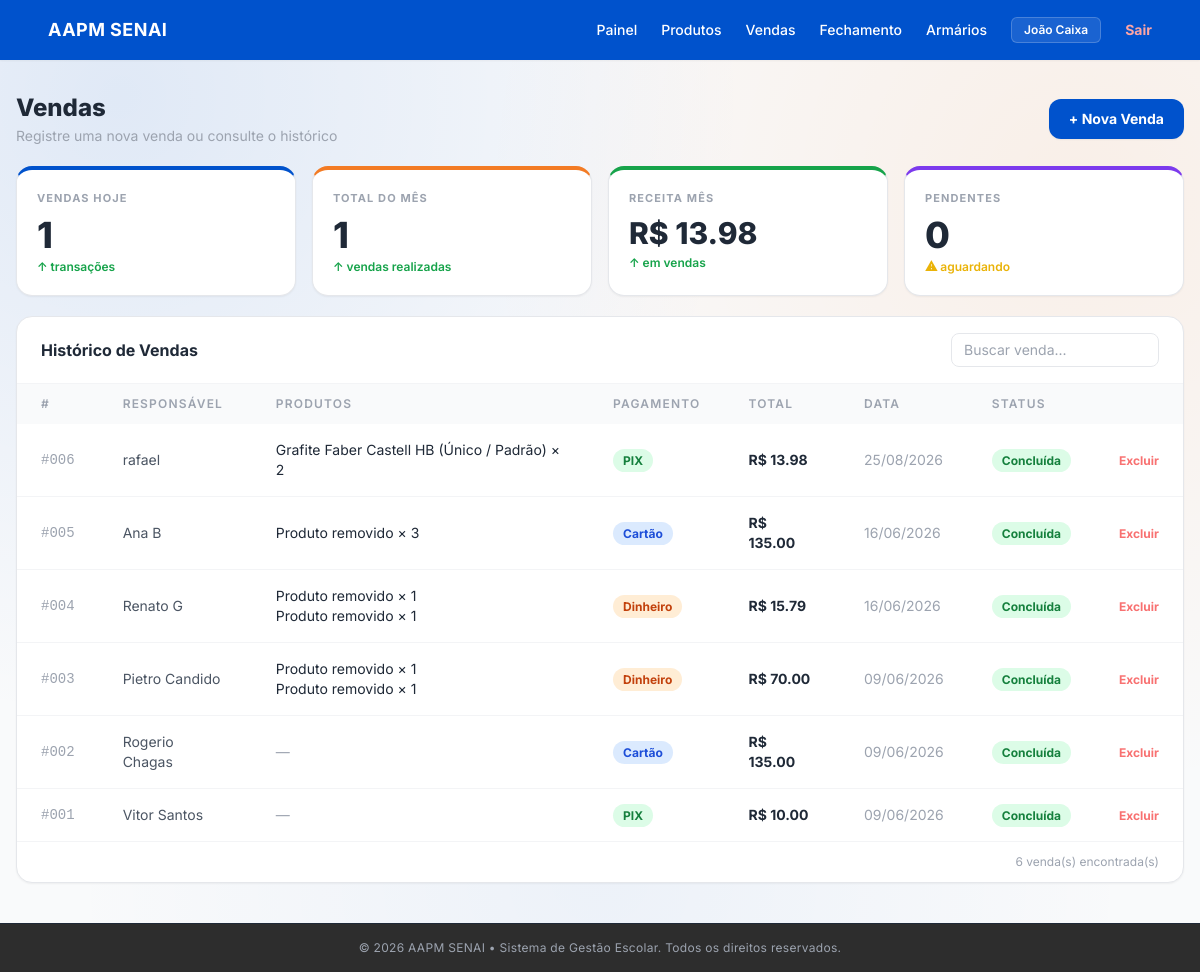
/vendas/ (signed in), run on the app's committed database.
### app/models/venda_model.py (models this page shows)
class Venda(Base):
    __tablename__ = "vendas"
    id              = Column(Integer, primary_key=True, index=True)
    responsavel     = Column(String(150), nullable=False)
    valor_total     = Column(Float, nullable=False)
    forma_pagamento = Column(String(50), nullable=False)
    observacao      = Column(String(500), nullable=True)
    status          = Column(String(30), default="concluida")
    data_venda      = Column(DateTime, default=datetime.utcnow)
    itens = relationship("VendaItem", back_populates="venda", cascade="all, delete")

### app/models/venda_item_model.py (models this page shows)
class VendaItem(Base):
    __tablename__ = "venda_itens"
    id                  = Column(Integer, primary_key=True, index=True)
    venda_id            = Column(Integer, ForeignKey("vendas.id", ondelete="CASCADE"), nullable=False)
    produto_variacao_id = Column(Integer, ForeignKey("produto_variacoes.id", ondelete="SET NULL"), nullable=True)
    quantidade          = Column(Integer, nullable=False)
    preco_unitario      = Column(Float, nullable=False)
    valor_total         = Column(Float, nullable=False)
    venda            = relationship("Venda", back_populates="itens")
    produto_variacao = relationship("ProdutoVariacao")

### app/models/produto_model.py (models this page shows, shortened)
class Produto(Base):
    __tablename__ = "produtos"
    id           = Column(Integer, primary_key=True, autoincrement=True, index=True)
    nome         = Column(String(150), nullable=False, index=True)
    preco        = Column(Float, nullable=False, default=0.0)
    ativo        = Column(Boolean, default=True)
    imagem_path  = Column(String(255), nullable=True)
    categoria_id = Column(Integer, ForeignKey("categorias.id", ondelete="SET NULL"), nullable=True)
    categoria    = relationship("Categoria", back_populates="produtos")
    variacoes    = relationship("ProdutoVariacao", back_populates="produto", cascade="all, delete-orphan")

### app/models/produto_variacao_model.py (models this page shows, shortened)
class ProdutoVariacao(Base):
    __tablename__ = "produto_variacoes"
    __table_args__ = (
        UniqueConstraint("produto_id", "tamanho", "cor", name="uq_variacao_produto_tamanho_cor"),
    )
    id            = Column(Integer, primary_key=True, autoincrement=True, index=True)
    produto_id    = Column(Integer, ForeignKey("produtos.id", ondelete="CASCADE"), nullable=False)
    tamanho       = Column(String(20), nullable=False)
    cor           = Column(String(50), nullable=False)
    sku           = Column(String(50), nullable=True, unique=True)
    preco         = Column(Float, nullable=True)  # se None, usa o preço base do produto
    estoque_atual = Column(Integer, nullable=False, default=0)
    ativo         = Column(Boolean, default=True)
    produto = relationship("Produto", back_populates="variacoes")

### app/controllers/venda_controller.py (the view)
@router.get("")
@router.get("/")
def listar_vendas(
    request: Request,
    pagina: int = 1,
    por_pagina: int = 10,
    busca: str = "",
    status_filtro: str = "",
    forma_pagamento: str = "",
    ordenar: str = "data_desc",
    db: Session = Depends(get_db),
    usuario=Depends(get_current_user),
):
    if pagina < 1:
        pagina = 1
    if por_pagina not in [5, 10, 20, 50]:
        por_pagina = 10
    query = db.query(Venda)
    if busca:
        query = query.filter(
            Venda.responsavel.ilike(f"%{busca}%")
        )
    if status_filtro:
        query = query.filter(
            Venda.status == status_filtro
        )
    if forma_pagamento:
        query = query.filter(
            Venda.forma_pagamento == forma_pagamento
        )
    if ordenar == "data_asc":
        query = query.order_by(
            Venda.data_venda.asc()
        )
    elif ordenar == "valor_desc":
        query = query.order_by(
            Venda.valor_total.desc()
        )
    elif ordenar == "valor_asc":
        query = query.order_by(
            Venda.valor_total.asc()
        )
    elif ordenar == "responsavel":
        query = query.order_by(
            Venda.responsavel.asc()
        )
    else:
        query = query.order_by(
            Venda.data_venda.desc()
        )
    total_vendas = query.count()
    total_paginas = max(
        1,
        (total_vendas + por_pagina - 1) // por_pagina
    )
    if pagina > total_paginas:
        pagina = total_paginas
    offset = (pagina - 1) * por_pagina
    vendas = (
        query
        .offset(offset)
        .limit(por_pagina)
        .all()
    )
    produtos_db = (
        db.query(Produto)
        .filter(Produto.ativo == True)
        .all()
    )
    produtos = []
    for p in produtos_db:
        variacoes = [
            {
                "id": v.id,
                "descricao": v.descricao,
                "preco": v.preco_efetivo,
                "estoque_atual": v.estoque_atual,
            }
            for v in p.variacoes
            if v.ativo
        ]
        if variacoes:
            produtos.append(
                {
                    "id": p.id,
                    "nome": p.nome,
                    "variacoes": variacoes
                }
            )
    hoje = datetime.utcnow().date()
    vendas_hoje = (
        db.query(func.count(Venda.id))
        .filter(
            func.date(Venda.data_venda) == hoje
        )
        .scalar()
        or 0
    )
    total_mes = (
        db.query(func.count(Venda.id))
        .filter(
            func.extract(
                "month",
                Venda.data_venda
            ) == hoje.month,
            func.extract(
                "year",
                Venda.data_venda
            ) == hoje.year
        )
        .scalar()
        or 0
    )
    receita_mes = (
        db.query(func.sum(Venda.valor_total))
        .filter(
            func.extract(
                "month",
                Venda.data_venda
            ) == hoje.month,
            func.extract(
                "year",
                Venda.data_venda
            ) == hoje.year
        )
        .scalar()
        or 0
    )
    pendentes = (
        db.query(func.count(Venda.id))
        .filter(
            Venda.status == "pendente"
        )
        .scalar()
        or 0
    )
    return templates.TemplateResponse(
        request=request,
        name="vendas/index.html",
        context={
            "usuario": usuario,
            "vendas": vendas,
            "produtos": produtos,
            "vendas_hoje": vendas_hoje,
            "total_mes": total_mes,
            "receita_mes": receita_mes,
            "pendentes": pendentes,
            "pagina": pagina,
            "por_pagina": por_pagina,
            "total_vendas": total_vendas,
            "total_paginas": total_paginas,
            "busca": busca,
            "status_filtro": status_filtro,
            "forma_pagamento": forma_pagamento,
            "ordenar": ordenar,
        },
    )

### app/templates/vendas/index.html (shortened to what this page needs)
{% extends "base.html" %}
{% block conteudo %}
<div class="pt-6 flex flex-col gap-5 pb-6">
  <div class="flex items-center justify-between">
    <div>
      <h1 class="text-2xl font-extrabold text-gray-800">Vendas</h1>
      <p class="text-sm text-gray-400 mt-0.5">Registre uma nova venda ou consulte o histórico</p>
    </div>
    <button onclick="abrirModal()"
      class="bg-[#0052cc] hover:bg-blue-700 text-white text-sm font-bold px-5 py-2.5 rounded-xl transition-all shadow-sm">
      + Nova Venda
    </button>
  </div>
  <div class="grid grid-cols-2 lg:grid-cols-4 gap-4">
    <div class="bg-white border border-gray-200 border-t-4 border-t-[#0052cc] rounded-2xl p-5 shadow-sm">
      <p class="text-[11px] font-bold text-gray-400 uppercase tracking-widest">Vendas Hoje</p>
      <p class="text-4xl font-extrabold text-gray-800 mt-2 mb-1">{{ vendas_hoje }}</p>
      <p class="text-xs font-semibold text-green-600">↑ transações</p>
    </div>
    <div class="bg-white border border-gray-200 border-t-4 border-t-[#f37b24] rounded-2xl p-5 shadow-sm">
      <p class="text-[11px] font-bold text-gray-400 uppercase tracking-widest">Total do Mês</p>
      <p class="text-4xl font-extrabold text-gray-800 mt-2 mb-1">{{ total_mes }}</p>
      <p class="text-xs font-semibold text-green-600">↑ vendas realizadas</p>
    </div>
    <div class="bg-white border border-gray-200 border-t-4 border-t-[#16a34a] rounded-2xl p-5 shadow-sm">
      <p class="text-[11px] font-bold text-gray-400 uppercase tracking-widest">Receita Mês</p>
      <p class="text-3xl font-extrabold text-gray-800 mt-2 mb-1">R$ {{ "%.2f"|format(receita_mes) }}</p>
      <p class="text-xs font-semibold text-green-600">↑ em vendas</p>
    </div>
    <div class="bg-white border border-gray-200 border-t-4 border-t-[#7c3aed] rounded-2xl p-5 shadow-sm">
      <p class="text-[11px] font-bold text-gray-400 uppercase tracking-widest">Pendentes</p>
      <p class="text-4xl font-extrabold text-gray-800 mt-2 mb-1">{{ pendentes }}</p>
      <p class="text-xs font-semibold text-yellow-500">⚠ aguardando</p>
    </div>
  </div>
  <div class="bg-white border border-gray-200 rounded-2xl shadow-sm overflow-hidden">
    <div class="px-6 py-4 border-b border-gray-100 flex items-center justify-between">
      <span class="text-base font-bold text-gray-800">Histórico de Vendas</span>
      <input type="text" id="busca" placeholder="Buscar venda..."
        oninput="filtrarTabela()"
        class="text-sm border border-gray-200 rounded-lg px-3 py-1.5 w-52 focus:outline-none focus:border-blue-400">
    </div>
    <div class="overflow-x-auto">
      <table class="w-full text-sm" id="tabela-vendas">
        <thead>
          <tr class="bg-gray-50 text-gray-400 text-xs uppercase tracking-widest">
            <th class="text-left px-6 py-3 font-semibold">#</th>
            <th class="text-left px-6 py-3 font-semibold">Responsável</th>
            <th class="text-left px-6 py-3 font-semibold">Produtos</th>
            <th class="text-left px-6 py-3 font-semibold">Pagamento</th>
            <th class="text-left px-6 py-3 font-semibold">Total</th>
            <th class="text-left px-6 py-3 font-semibold">Data</th>
            <th class="text-left px-6 py-3 font-semibold">Status</th>
            <th class="text-left px-6 py-3 font-semibold"></th>
          </tr>
        </thead>
        <tbody class="divide-y divide-gray-100">
          {% for venda in vendas %}
          <tr class="hover:bg-gray-50 transition">
            <td class="px-6 py-4 text-gray-400 font-mono">#{{ "%03d"|format(venda.id) }}</td>
            <td class="px-6 py-4 text-gray-600">{{ venda.responsavel }}</td>
            <td class="px-6 py-4 text-gray-800">
              {% for item in venda.itens %}
                <span class="block text-sm">
                  {% if item.produto_variacao %}
                    {{ item.produto_variacao.produto.nome }} ({{ item.produto_variacao.descricao }}) × {{ item.quantidade }}
                  {% else %}
                    Produto removido × {{ item.quantidade }}
                  {% endif %}
                </span>
              {% else %}
                <span class="text-gray-400">—</span>
              {% endfor %}
            </td>
            <td class="px-6 py-4">
              {% if venda.forma_pagamento == 'pix' %}
                <span class="bg-green-100 text-green-700 text-xs font-bold px-2.5 py-1 rounded-full">PIX</span>
              {% elif venda.forma_pagamento == 'cartao' %}
                <span class="bg-blue-100 text-blue-700 text-xs font-bold px-2.5 py-1 rounded-full">Cartão</span>
              {% else %}
                <span class="bg-orange-100 text-orange-700 text-xs font-bold px-2.5 py-1 rounded-full">Dinheiro</span>
              {% endif %}
            </td>
            <td class="px-6 py-4 font-bold text-gray-800">R$ {{ "%.2f"|format(venda.valor_total) }}</td>
            <td class="px-6 py-4 text-gray-400">{{ venda.data_venda.strftime('%d/%m/%Y') }}</td>
            <td class="px-6 py-4">
              {% if venda.status == 'concluida' %}
                <span class="bg-green-100 text-green-700 text-xs font-bold px-2.5 py-1 rounded-full">Concluída</span>
              {% else %}
                <span class="bg-yellow-100 text-yellow-700 text-xs font-bold px-2.5 py-1 rounded-full">Pendente</span>
              {% endif %}
            </td>
            <td class="px-6 py-4">
              <form action="/vendas/{{ venda.id }}/deletar" method="post"
                onsubmit="return confirm('Excluir esta venda?')">
                <button type="submit" class="text-red-400 hover:text-red-600 text-xs font-bold transition">Excluir</button>
              </form>
            </td>
          </tr>
          {% else %}
          <tr>
            <td colspan="8" class="px-6 py-10 text-center text-gray-400 text-sm">Nenhuma venda registrada ainda.</td>
          </tr>
          {% endfor %}
        </tbody>
      </table>
    </div>
    <div class="px-6 py-3 border-t border-gray-100 text-xs text-gray-400 text-right">
      {{ vendas|length }} venda(s) encontrada(s)
    </div>
  </div>
</div>
{% endblock %}

### app/static/css/style.css (style rules this page uses)
:root { --blue:#0052cc; --orange:#ff6a00; --bg:#f5f7fb; --text:#0f172a; --muted:#64748b; }
body { margin:0; font-family:Inter, sans-serif; background: radial-gradient(circle at 10% 10%, rgba(0,82,204,.10), transparent 45%), radial-gradient(circle at 90% 20%, rgba(255,106,0,.08), transparent 45%), radial-gradient(circle at 50% 90%, rgba(0,82,204,.05), transparent 50%), var(--bg); }

### app/templates/base.html (style rules this page uses)
body { font-family: 'Inter', sans-serif; }

### data on the page
Venda: id "006", responsavel "rafael", forma_pagamento "PIX", valor_total "13.98", data_venda "25/08/2026", status "Concluída"
VendaItem: produto_variacao.produto.nome "Grafite Faber Castell HB", produto_variacao.descricao "Único / Padrão", quantidade "2"
Venda: id "005", responsavel "Ana B", forma_pagamento "Cartão", valor_total "135.00", data_venda "16/06/2026", status "Concluída"
VendaItem: quantidade "3"
Venda: id "004", responsavel "Renato G", forma_pagamento "Dinheiro", valor_total "15.79", data_venda "16/06/2026", status "Concluída"
VendaItem: quantidade "1"
VendaItem: quantidade "1"
Venda: id "003", responsavel "Pietro Candido", forma_pagamento "Dinheiro", valor_total "70.00", data_venda "09/06/2026", status "Concluída"
VendaItem: quantidade "1"
VendaItem: quantidade "1"
Venda: id "002", responsavel "Rogerio Chagas", forma_pagamento "Cartão", valor_total "135.00", data_venda "09/06/2026", status "Concluída"
Venda: id "001", responsavel "Vitor Santos", forma_pagamento "PIX", valor_total "10.00", data_venda "09/06/2026", status "Concluída"

### other printed values
{{ usuario.nome }} "João Caixa"
{{ vendas_hoje }} "1"
{{ total_mes }} "1"
{{ "%.2f"|format(receita_mes) }} "13.98"
{{ pendentes }} "0"
{{ vendas|length }} "6"
